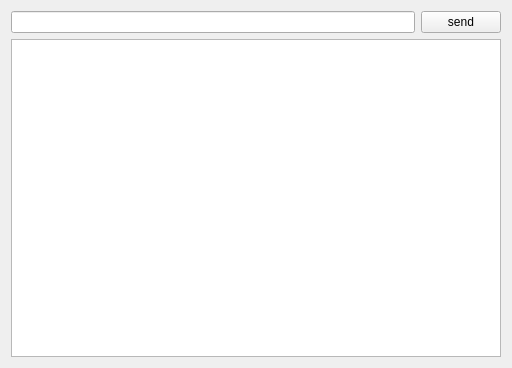
<?xml version="1.0" encoding="UTF-8"?>
<ui version="4.0">
 <class>Widget</class>
 <widget class="QWidget" name="Widget">
  <property name="geometry">
   <rect>
    <x>0</x>
    <y>0</y>
    <width>512</width>
    <height>368</height>
   </rect>
  </property>
  <property name="windowTitle">
   <string>Widget</string>
  </property>
  <layout class="QVBoxLayout" name="verticalLayout">
   <item>
    <layout class="QHBoxLayout" name="horizontalLayout">
     <item>
      <widget class="QLineEdit" name="lineEdit"/>
     </item>
     <item>
      <widget class="QPushButton" name="pushButton">
       <property name="text">
        <string>send</string>
       </property>
      </widget>
     </item>
    </layout>
   </item>
   <item>
    <widget class="QTextBrowser" name="textBrowser"/>
   </item>
  </layout>
 </widget>
 <resources/>
 <connections/>
</ui>
